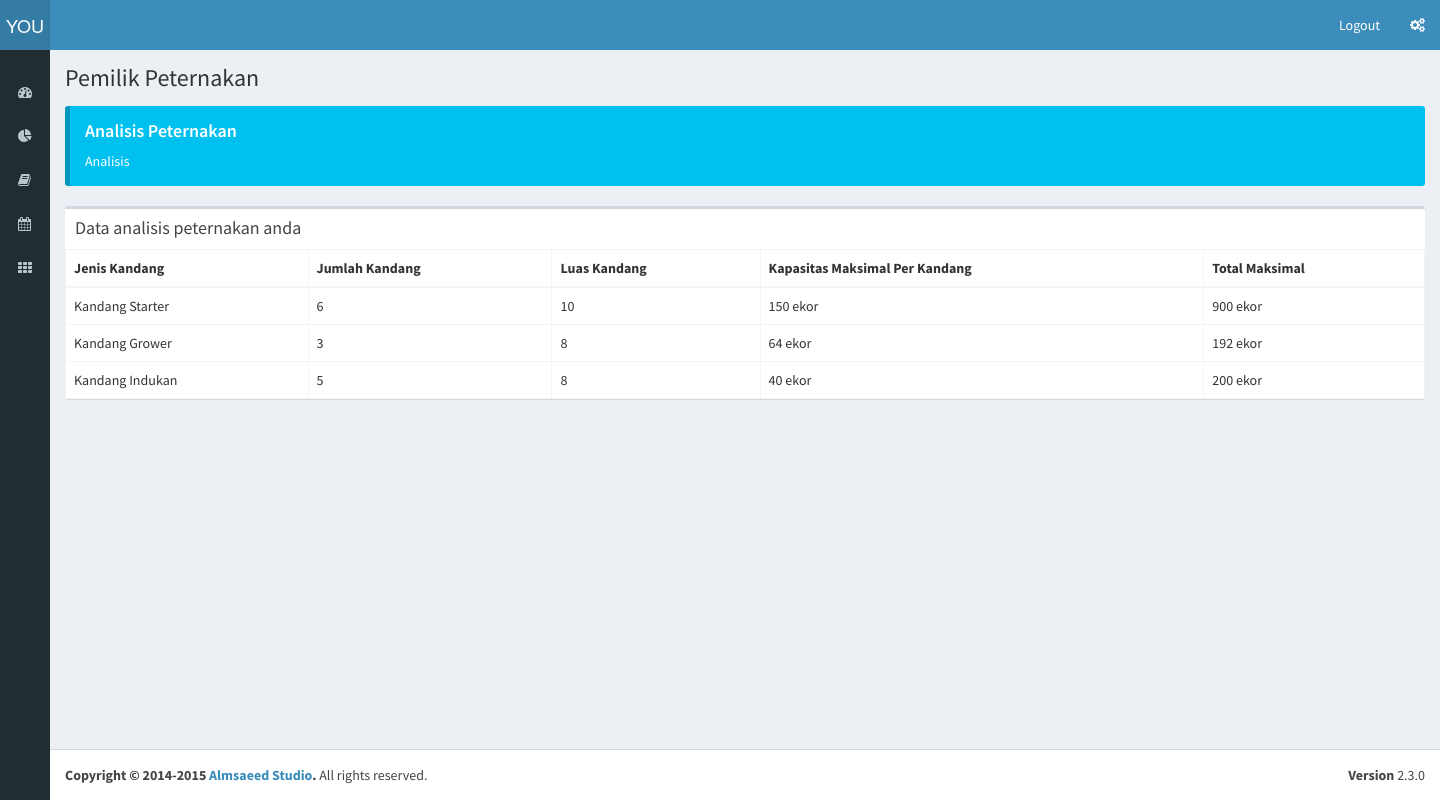
/index.php?analis (signed in), run on the app's committed database.
### tables this page shows
CREATE TABLE IF NOT EXISTS `tb_peternakan` (
  `id_peternakan` varchar(10) NOT NULL,
  `password` varchar(10) NOT NULL,
  `nama_pemilik` varchar(25) NOT NULL,
  `nama_peternakan` varchar(20) NOT NULL,
  `tanggal_berdiri` date NOT NULL,
  `jumlah_kandang_stater` int(3) NOT NULL,
  `luas_kandang_stater` int(5) NOT NULL,
  `jumlah_kandang_grower` int(3) NOT NULL,
  `luas_kandang_grower` int(5) NOT NULL,
  `jumlah_kandang_indukan` int(3) NOT NULL,
  `luas_kandang_indukan` int(5) NOT NULL,
  `luas_halaman` int(5) NOT NULL,
  `jarak_perumahan` int(5) NOT NULL,
  `jarak_pabrik` int(5) NOT NULL,
  `jarak_pasar` int(5) NOT NULL,
  `jumlah_sumber_air` int(2) NOT NULL,
  `userLevel` int(11) NOT NULL,
  PRIMARY KEY (`id_peternakan`),
  KEY `id_pemilik` (`nama_pemilik`)
);

### controller/controller.php (called while the page is built, shortened)
<?php
	include "model/model.php";
	class controller{
		public $model;
		function __construct(){
			$this->model = new model();
		}
		function viewanalis(){
			$data = $this->model->getdataP();
				include "view/analisa.php";
		}
	}
?>

### model/model.php (called while the page is built, shortened)
<?php
	class model{
    function getdataP(){
	$id=$_SESSION['idpt'];
			$sql = mysql_query("select * from tb_peternakan  where id_peternakan= '$id'");
			$indeks=0;
			while($radata=mysql_fetch_array($sql)){
        $data [$indeks]["id_peternakan"]=$radata["id_peternakan"];
        $data [$indeks]["password"]=$radata["password"];
        $data[$indeks]["nama_pemilik"]=$radata["nama_pemilik"];
        $data[$indeks] ["nama_peternakan"]=$radata["nama_peternakan"];
        $data[$indeks] ["tanggal_berdiri"]=$radata["tanggal_berdiri"];
        $data[$indeks]["jumlah_kandang_stater"]=$radata["jumlah_kandang_stater"];
        $data [$indeks]["luas_kandang_stater"]=$radata["luas_kandang_stater"];
        $data [$indeks]["jumlah_kandang_grower"]=$radata["jumlah_kandang_grower"];
        $data[$indeks]["luas_kandang_grower"]=$radata["luas_kandang_grower"];
        $data[$indeks] ["jumlah_kandang_indukan"]=$radata["jumlah_kandang_indukan"];
        $data[$indeks]["luas_kandang_indukan"]=$radata["luas_kandang_indukan"];
$indeks=$indeks+1;
        }
return $data;
    }
	}
	?>

### view/analisa.php (the view, shortened to what this page needs)
<!DOCTYPE html>
<html>
  <head>
    <link rel="stylesheet" href="aset/bootstrap/css/bootstrap.min.css">
    <link rel="stylesheet" href="https://maxcdn.bootstrapcdn.com/font-awesome/4.4.0/css/font-awesome.min.css">
    <link rel="stylesheet" href="https://code.ionicframework.com/ionicons/2.0.1/css/ionicons.min.css">
    <link rel="stylesheet" href="aset/plugins/jvectormap/jquery-jvectormap-1.2.2.css">
    <link rel="stylesheet" href="aset/dist/css/AdminLTE.min.css">
    <link rel="stylesheet" href="aset/dist/css/skins/_all-skins.min.css">
  </head>
  <body class="hold-transition skin-blue sidebar-collapse sidebar-mini">
    <div class="wrapper">
 <header class="main-header">
        <a href="../../index2.html" class="logo">
          <span class="logo-mini">YOU</span>
        </a>
        <nav class="navbar navbar-static-top" role="navigation">
          <div class="navbar-custom-menu">
            <ul class="nav navbar-nav">
              <li class="dropdown user user-menu">
              <a href="index.php?logout" class="dropdown-toggle" data-toggle="dropdown">
                  <span class="hidden-xs">Logout</span>
                </a>
              </li>
              <li>
                <a href="#" data-toggle="control-sidebar"><i class="fa fa-gears"></i></a>
              </li>
            </ul>
          </div>
        </nav>
      </header>
          <aside class="main-sidebar">
        <section class="sidebar">
          <div class="user-panel">
          </div>
          <ul class="sidebar-menu">
            <li class="treeview">
              <a href="#">
                <i class="fa fa-dashboard"></i> <span>Peternakan</span> <i class="fa fa-angle-left pull-right"></i>
              </a>
            </li>
            <li class="treeview">
              <a href="index.php?Apakan">
                <i class="fa fa-pie-chart"></i>
              </a>
            </li>
            <li class="treeview">
              <a href="#">
                <i class="fa fa-book"></i> <span>Karyawan</span>
              </a>
            </li>
            <li class="treeview">
              <a href="#">
                <i class="fa fa-calendar"></i> <span>Jadwal</span>
              </a>
            </li>
            <li>
              <a href="index.php?kandang">
                <i class="fa fa-th"></i> <span>Kandang</span>
              </a>
            </li>
          </ul>
        </section>
      </aside>
      <div class="content-wrapper">
        <section class="content-header">
          <h1>
            Pemilik Peternakan
          </h1>
        </section>
        <section class="content">
           <div class="callout callout-info">
            <h4>Analisis Peternakan</h4>
            <p>Analisis</p>
          </div>
         <div class="box">
                <div class="box-header">
                  <h3 class="box-title">Data analisis peternakan anda</h3>
                </div>
                <div class="box-body no-padding">
                 <table id="example2" class="table table-bordered table-hover">
                    <thead>
                      <tr>
                        <th>Jenis Kandang</th>
                        <th>Jumlah Kandang</th>
                        <th>Luas Kandang</th>
                        <th>Kapasitas Maksimal Per Kandang</th>
                        <th>Total Maksimal </th>
                      </tr>
                    </thead>
                    <tbody>
                                              <?php
                                if($data!=null)
{
foreach ( $data as $rdata ) {
?> <tr>
    <td> Kandang Starter</td>
    <td><?php echo $rdata["jumlah_kandang_stater"];?>&nbsp;</td>
    <td><?php echo $rdata["luas_kandang_stater"];?>&nbsp;</td>
    <td><?php $hasil1=$rdata["luas_kandang_stater"]*15;
    echo $hasil1;?> ekor</td>
    <td><?php $hasil1=$rdata["luas_kandang_stater"]* 15 * $rdata["jumlah_kandang_stater"] ;
    echo $hasil1;?> ekor</td>
  </tr>
  <tr>
    <td> Kandang Grower</td>
    <td><?php echo $rdata["jumlah_kandang_grower"];?>&nbsp;</td>
    <td><?php echo $rdata["luas_kandang_grower"];?>&nbsp;</td>
    <td><?php $hasil1=$rdata["luas_kandang_grower"]*8;
    echo $hasil1;?> ekor </td>
    <td><?php $hasil1=$rdata["luas_kandang_grower"]* 8 * $rdata["jumlah_kandang_grower"] ;
    echo $hasil1;?> ekor </td>
  </tr>
  <tr>
    <td> Kandang Indukan</td>
    <td><?php echo $rdata["jumlah_kandang_indukan"];?>&nbsp;</td>
    <td><?php echo $rdata["luas_kandang_indukan"];?>&nbsp;</td>
    <td><?php $hasil1=$rdata["luas_kandang_indukan"]*5;
    echo $hasil1;?> ekor </td>
    <td><?php $hasil1=$rdata["luas_kandang_indukan"]* 5 * $rdata["jumlah_kandang_indukan"] ;
    echo $hasil1;?> ekor </td>
  </tr>
 <?php }
 } ?>
                    </tbody>
                  </table>
                </div>
              </div>
            </section>
      </div>
      <footer class="main-footer">
        <div class="pull-right hidden-xs">
          <b>Version</b> 2.3.0
        </div>
        <strong>Copyright &copy; 2014-2015 <a href="http://almsaeedstudio.com">Almsaeed Studio</a>.</strong> All rights reserved.
      </footer>
    </div>
  </body>
</html>

### data on the page
tb_peternakan: jumlah_kandang_stater "6", luas_kandang_stater "10", luas_kandang_stater "150", hasil1 "900", jumlah_kandang_grower "3", luas_kandang_grower "8", luas_kandang_grower "64", hasil1 "192", jumlah_kandang_indukan "5", luas_kandang_indukan "8", luas_kandang_indukan "40", hasil1 "200"
